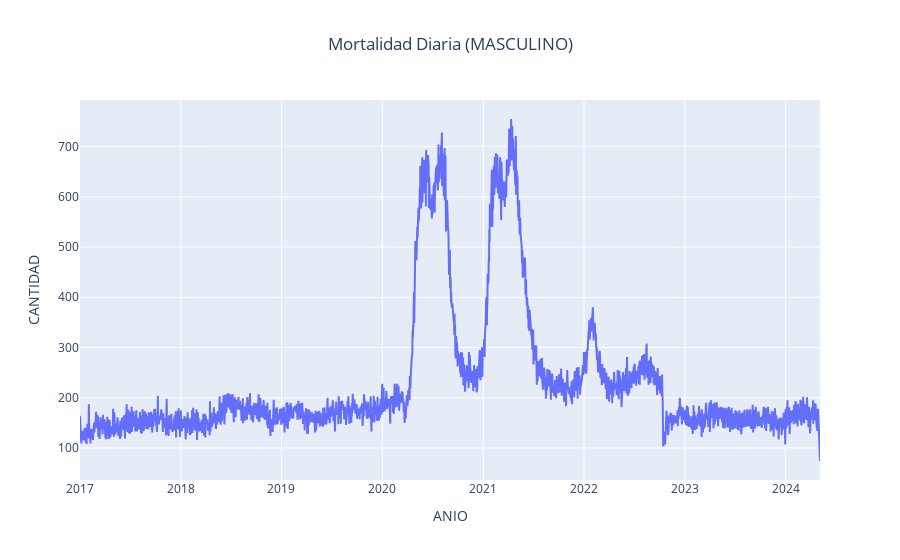
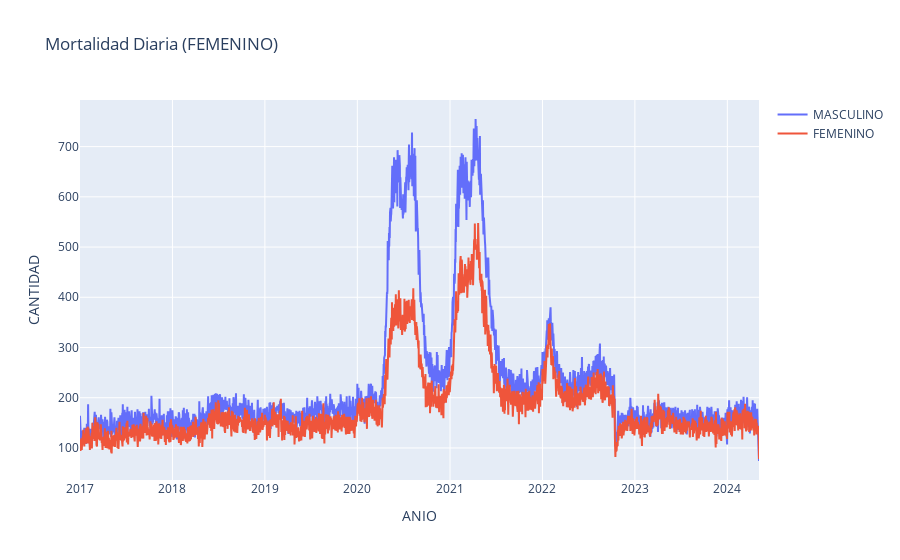
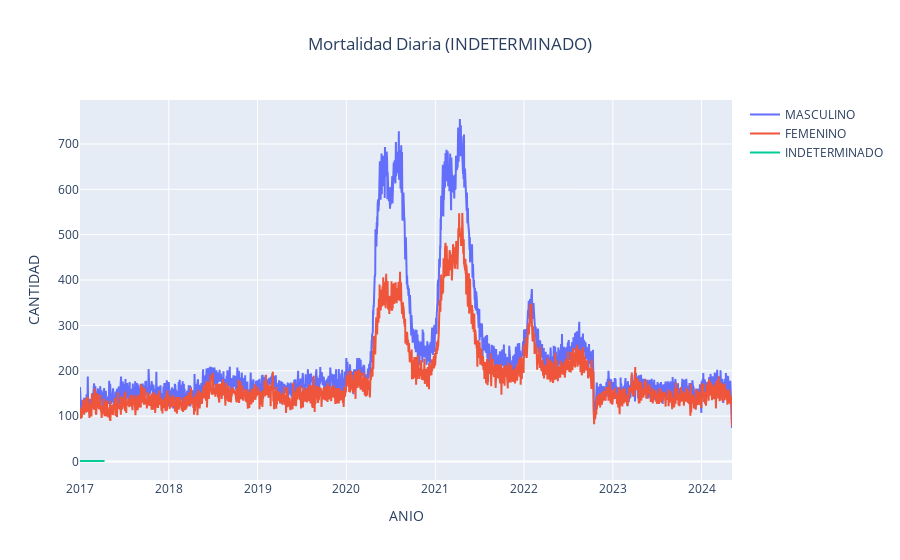

Write notebook code for charts like these, in order.
### Code cell
#analisis comparativo

graf=go.Figure()

#suma de mortalidad por sexo
group=df_data['SEXO'].value_counts()
estados=group.index

for i in range(len(estados)):
    nom=estados[i]
    datos=df_data[(df_data['SEXO']==nom)]['FECHA']
    datos=datos.value_counts().sort_index()
    graf.add_trace(go.Scatter(x=df_data.FECHA.sort_values().unique(),y=datos,name=str(nom)))
    graf.update_layout(title='Mortalidad Diaria ({})'.format(estados[i]),title_x=0.5,xaxis_title='ANIO',
                       yaxis_title='CANTIDAD')
    graf.show()

### Figure 1 — Plotly figure (JSON) as saved in the notebook; plotly's stock layout.template omitted (floating-point values rounded to 4 significant figures; data arrays with more than 128 entries replaced by an {"elided": "..."} marker saying what was removed)
{"data": [{"name": "MASCULINO", "type": "scatter", "x": {"elided": "2682 str values"}, "y": {"elided": "2682 int values"}}], "layout": {"title": {"text": "Mortalidad Diaria (MASCULINO)", "x": 0.5}, "xaxis": {"title": {"text": "ANIO"}}, "yaxis": {"title": {"text": "CANTIDAD"}}}}

### Figure 2 — Plotly figure (JSON) as saved in the notebook; plotly's stock layout.template omitted (floating-point values rounded to 4 significant figures; data arrays with more than 128 entries replaced by an {"elided": "..."} marker saying what was removed)
{"data": [{"name": "MASCULINO", "type": "scatter", "x": {"elided": "2682 str values"}, "y": {"elided": "2682 int values"}}, {"name": "FEMENINO", "type": "scatter", "x": {"elided": "2682 str values"}, "y": {"elided": "2682 int values"}}], "layout": {"title": {"text": "Mortalidad Diaria (FEMENINO)"}, "xaxis": {"title": {"text": "ANIO"}}, "yaxis": {"title": {"text": "CANTIDAD"}}}}

### Figure 3 — Plotly figure (JSON) as saved in the notebook; plotly's stock layout.template omitted (floating-point values rounded to 4 significant figures; data arrays with more than 128 entries replaced by an {"elided": "..."} marker saying what was removed)
{"data": [{"name": "MASCULINO", "type": "scatter", "x": {"elided": "2682 str values"}, "y": {"elided": "2682 int values"}}, {"name": "FEMENINO", "type": "scatter", "x": {"elided": "2682 str values"}, "y": {"elided": "2682 int values"}}, {"name": "INDETERMINADO", "type": "scatter", "x": {"elided": "2682 str values"}, "y": [1, 1, 1, 1, 1, 1, 1, 1, 1, 1, 1, 1, 1, 1, 1, 1, 1, 1, 1, 1, 1, 1, 1, 1, 1, 1, 1, 1, 1, 1, 1, 1, 1, 1, 1, 1, 1, 1, 1, 1, 1, 1, 1, 1, 1, 1, 1, 1, 1, 1, 1, 1, 1, 1, 1, 1, 1, 1, 1, 1, 1, 1, 1, 1, 1, 2, 1, 1, 1, 1, 1, 1, 1, 1, 1, 1, 1, 1, 1, 1, 1, 1, 1, 1, 1, 1, 1, 1, 1, 1, 1, 1, 1, 1, 1, 1, 1, 1, 1, 1, 1, 1]}], "layout": {"title": {"text": "Mortalidad Diaria (INDETERMINADO)", "x": 0.5}, "xaxis": {"title": {"text": "ANIO"}}, "yaxis": {"title": {"text": "CANTIDAD"}}}}
